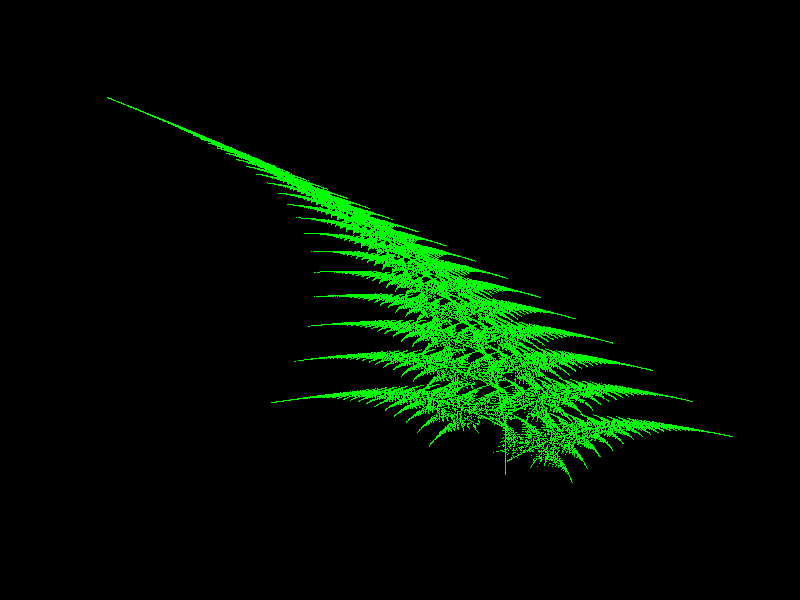
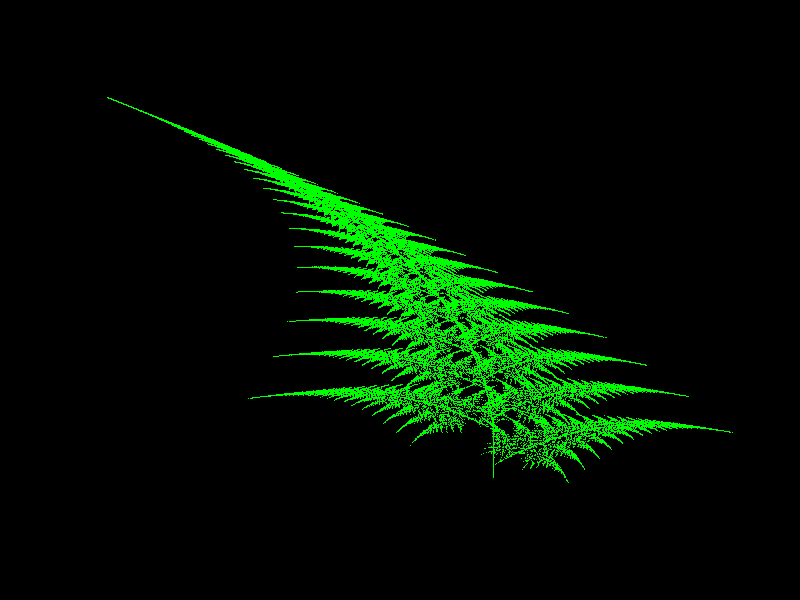
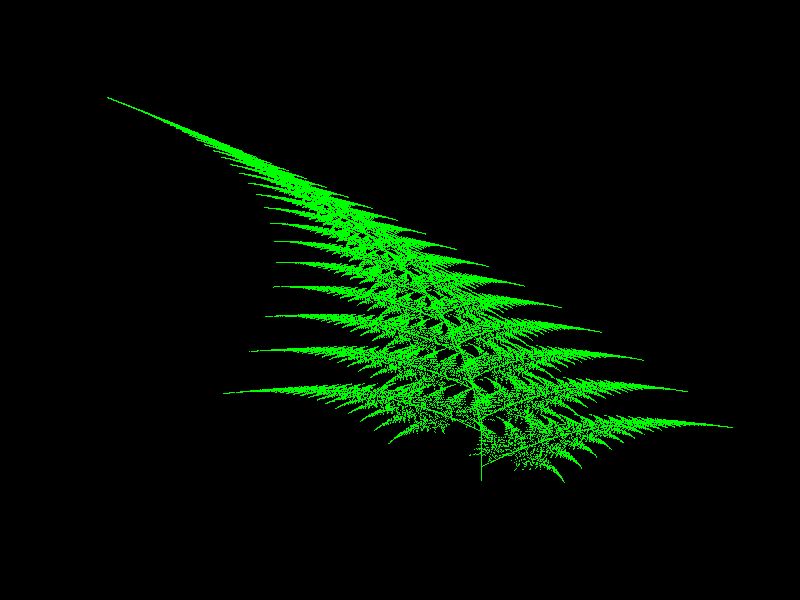
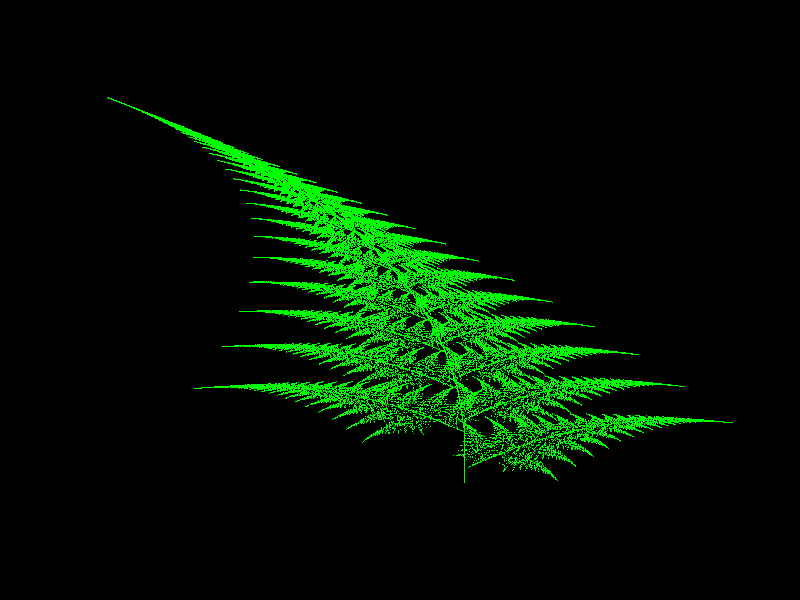
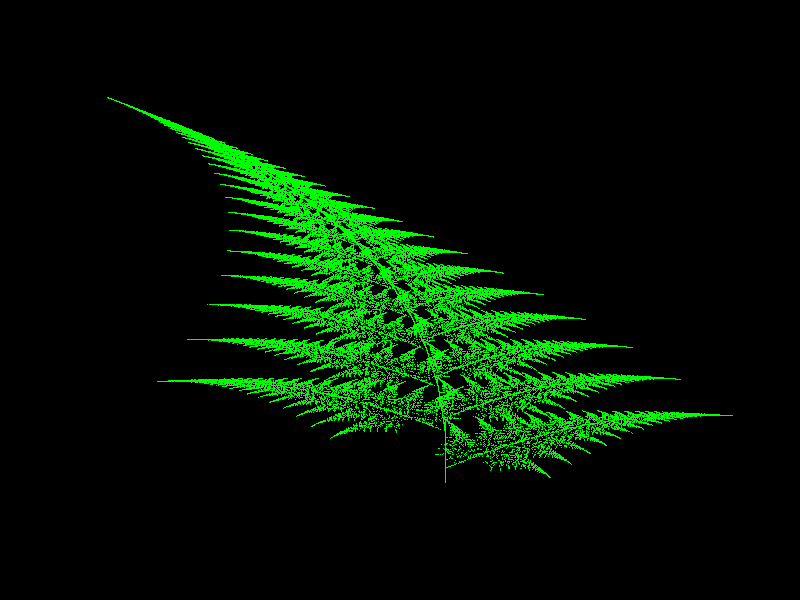
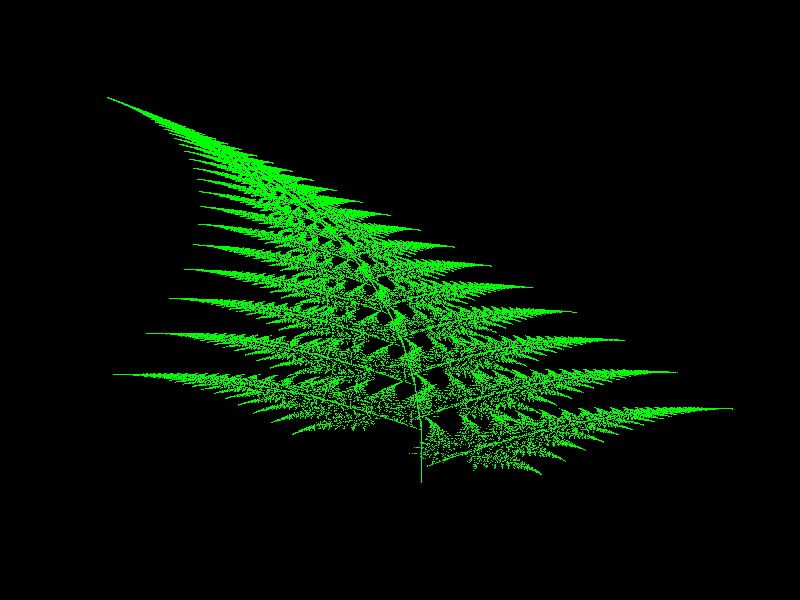
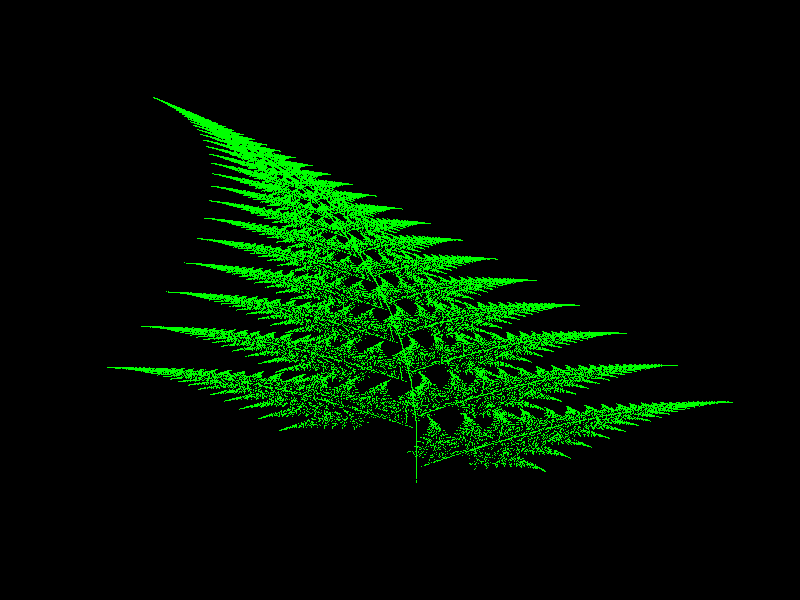
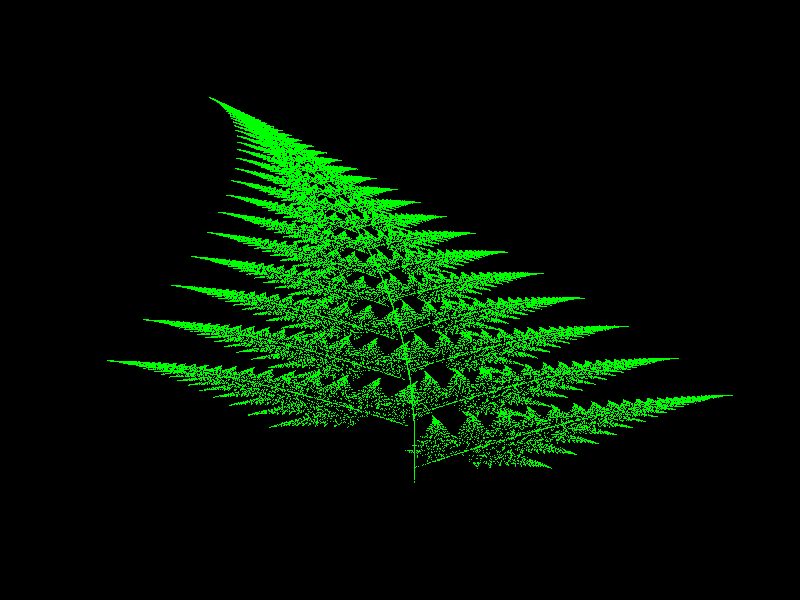

The R source for these figures, in order:
iterations <- 100000

x <- numeric(iterations)
y <- numeric(iterations)

x[1] <- 0
y[1] <- 0

tau <- seq(-0.1, 0.1, by = 0.01)

for(k in tau){
  for (i in 2:iterations) {
    r <- runif(1)
    
    if (r <= 0.01) {
      x[i] <- 0
      y[i] <- 0.16 * y[i-1]
    } else if (r <= 0.86) {
      x[i] <- 0.85 * x[i-1] + k * y[i-1]
      y[i] <- -0.04 * x[i-1] + 0.85 * y[i-1] + 1.6
    } else if (r <= 0.93) {
      x[i] <- 0.2 * x[i-1] - 0.26 * y[i-1]
      y[i] <- 0.23 * x[i-1] + 0.22 * y[i-1] + 1.6
    } else {
      x[i] <- -0.15 * x[i-1] + 0.28 * y[i-1]
      y[i] <- 0.26 * x[i-1] + 0.24 * y[i-1] + 0.44
    }
  }
  
  
  par(bg = "black")
  plot(x, y, pch= ".", col = "green", axes = FALSE)
}
